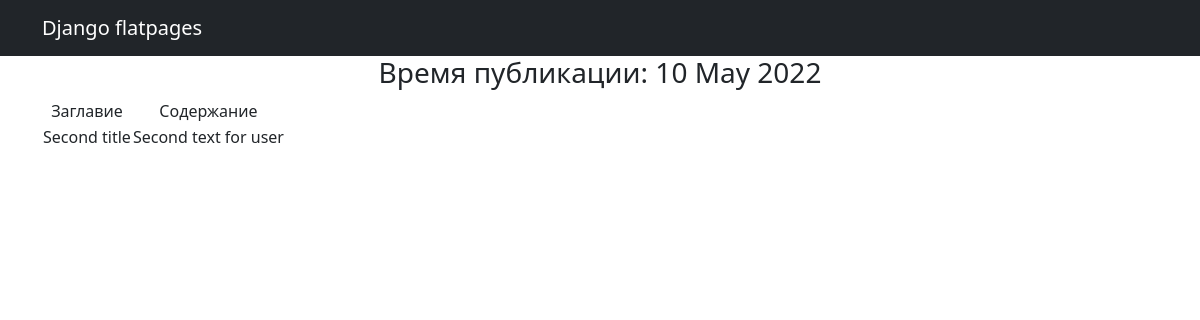
The page /news/2 on the database its author committed.
### np_app/models.py (models this page shows, shortened)
class Post(models.Model):
    author = models.ForeignKey(Author, on_delete=models.CASCADE)
    ARTICLE = 'AR'
    NEWS = 'NW'
    POSTVIEW = [
        (ARTICLE, 'Статья'),
        (NEWS, 'Новость')
    ]
    category_type = models.CharField(max_length=2, choices=POSTVIEW, default=ARTICLE)
    time_create = models.DateTimeField(auto_now_add=True)
    post_category = models.ManyToManyField(Category, through='PostCategory')
    title = models.CharField(max_length=128)
    post_text = models.TextField()
    rating = models.SmallIntegerField(default=0)

### np_app/views.py (the view)
# urls.py: path('<int:pk>', PostDetail.as_view()),
class PostDetail(DetailView):
    model = Post
    template_name = 'news_.html'
    context_object_name = 'news_'
    def get_object(self, *args, **kwargs): # переопределяем метод получения объекта
        obj = cache.get(f'posts-{self.kwargs["pk"]}', None)# кэш очень похож на словарь, и метод get действует так же.
        if not obj:
            obj = super().get_object(queryset=self.queryset)
            cache.set(f'posts-{self.kwargs["pk"]}', obj)
        return obj

### np_app/templatetags/custom_filters.py (called while the page is built)
@register.filter()
def censor(value):
    cens_list = ['редиска', 'РЕДИСКА', 'Редиска']
    for word in cens_list:
        if word.find(value):
            value = value.replace(word[1::], "*" * (len(word) - 1))
    return f'{value}'

### templates/news_.html (shortened to what this page needs)
{% extends 'flatpages/default.html' %}
{% load custom_filters %}
{% block content %}
<table>
        <tr>
            <td>Заглавие</td>
            <td>Содержание</td>
        </tr>
        <tr>
        <td>{{ news_.title|censor }}</td>
        <h3>Время публикации: {{ news_.time_create|date:'d M Y' }}</h3>
        <td>{{ news_.post_text|censor }}</td>
        </tr>
    </table>
{% endblock content %}

### rows shown on the page
Post: title|censor "Second title", time_create "10 May 2022", post_text|censor "Second text for user"
